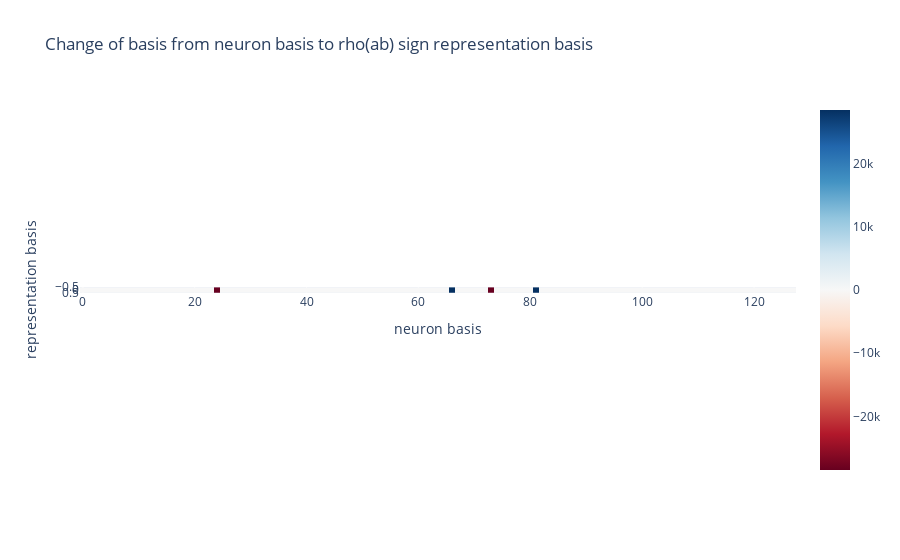
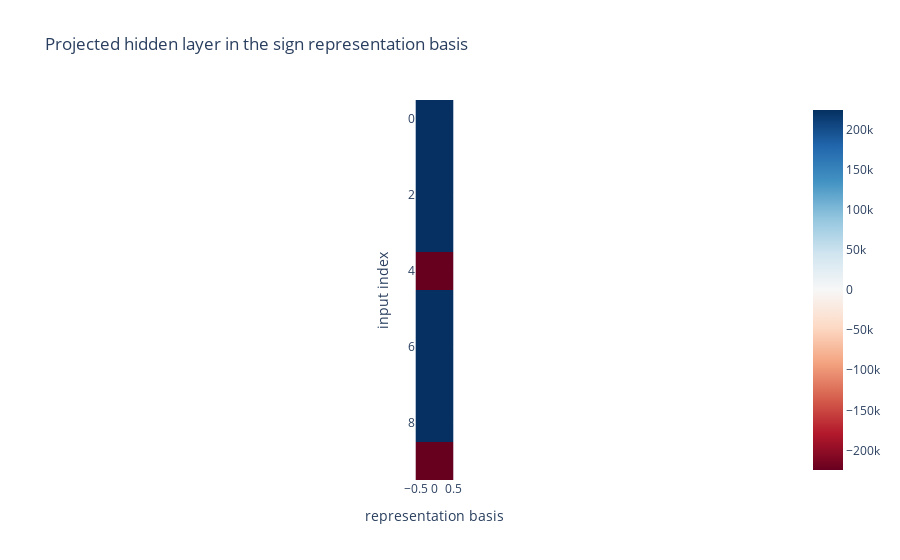
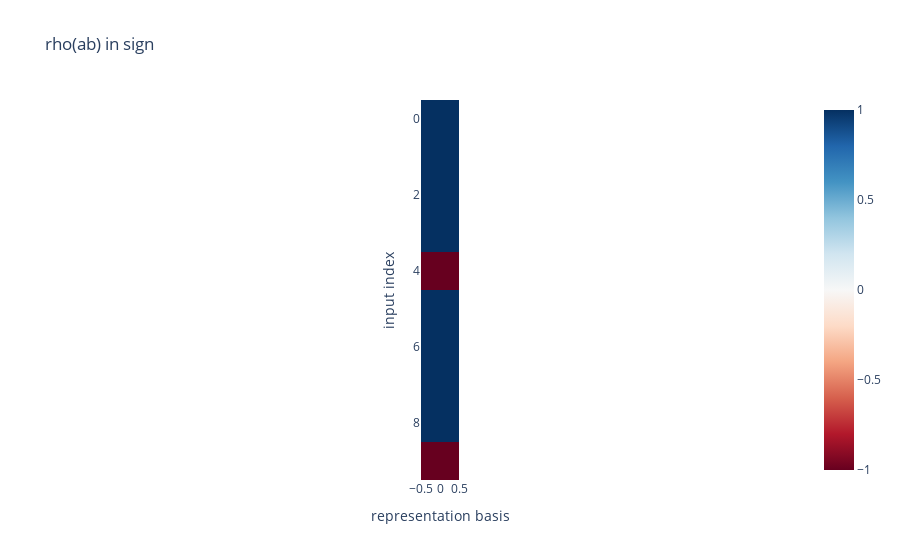
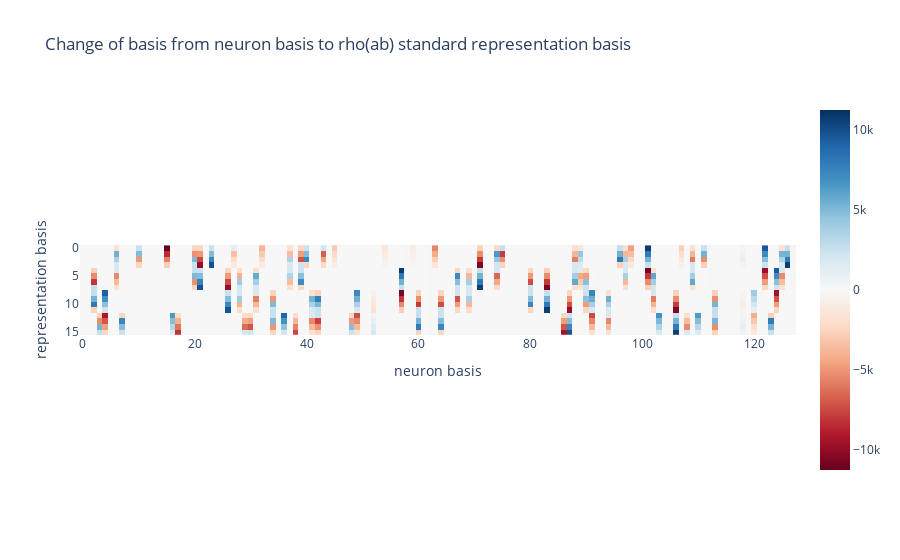

Here is the notebook cell these charts were saved with, in order:
### Code cell
# evidence: explicit extraction of \rho(ab). 

def projection_matrix_general(B):
    """Compute the projection matrix onto the space spanned by the columns of `B`
    Args:
        B: ndarray of dimension (D, M), the basis for the subspace
    
    Returns:
        P: the projection matrix
    """
    P = B @ (B.T @ B).inverse() @ B.T
    return P

hidden = activations['hidden'].reshape(group.order*group.order, -1)
hidden_to_reps_proj = {}
coefs = {}

for rep_name in key_reps:
    hidden_reps_xy = group.irreps[rep_name].hidden_reps_xy



    P = projection_matrix_general(hidden_reps_xy)
    hidden_xy = P @ hidden

    hidden_to_reps_proj[rep_name] = hidden_reps_xy.T @ hidden_xy

    imshow(hidden_to_reps_proj[rep_name], title=f'Change of basis from neuron basis to rho(ab) {rep_name} representation basis', input2='neuron basis', input1='representation basis', save=f'{save_dir}/hidden_to_{rep_name}_rep_change_of_basis.png')

    hidden_in_rep = hidden_xy @ hidden_to_reps_proj[rep_name].T

    theoretical_reps = hidden_reps_xy.reshape(group.order*group.order, -1)
    imshow(hidden_in_rep[:10], title=f'Projected hidden layer in the {rep_name} representation basis', input2='representation basis', input1='input index')
    imshow(theoretical_reps[:10], title=f'rho(ab) in {rep_name}', input2='representation basis', input1='input index')

    sim = F.cosine_similarity(hidden_in_rep.flatten(), theoretical_reps.flatten(), dim=0)
    print(f'Cosine similarity between hidden layer and theoretical representations: {sim}')

    # get the coef
    coef = (hidden_in_rep.norm() / theoretical_reps.norm())
    coefs[rep_name] = coef

### Figure 1 — Plotly figure (JSON) as saved in the notebook; plotly's stock layout.template omitted (floating-point values rounded to 4 significant figures)
{"data": [{"coloraxis": "coloraxis", "hovertemplate": "neuron basis: %{x}<br>representation basis: %{y}<br>color: %{z}<extra></extra>", "name": "0", "type": "heatmap", "xaxis": "x", "yaxis": "y", "z": [[2.022e-05, -2.102e-06, -0.001669, -0.002913, -0.001469, 21.56, 0.0009007, 0.002294, -2.768e-09, 3.034e-07, 0.0001833, 1.313e-07, 6.031e-06, -1.15e-06, -5.586e-09, -0.001279, -0.0001478, -0.003712, 1.17e-05, 1.21e-05, 0.0002588, 0.002313, 0.8437, 0.0004717, -28440.0, 0.5734, 0.002589, -0.000959, 0.003934, 0.003858, 0.00421, -0.0004831, -0.0005606, 1.246e-05, -0.002776, 0.04976, -0.001335, 5.996e-05, -0.004208, -0.004358, -0.002258, -0.00394, 0.002948, 0.0007571, -1.356e-07, 2.572e-05, 0.009261, 8.806e-06, -0.0008492, -0.000683, 6.768e-06, 0.9571, -0.0005241, 0.8715, 3.334e-05, 2.022e-08, -1.152e-08, 0.00306, 3.933e-05, 6.162e-05, -0.0005458, 0.4774, 0.0007785, -0.0008477, -0.002444, -9.37, 28420.0, 1.322e-05, -5.095e-09, 0.002449, -4.177e-06, 0.00126, 3.311e-09, -28390.0, 0.0004151, -0.0004567, 1.987, -4.611e-08, 0.356, -1.833, -0.00427, 28410.0, 4.08e-06, -0.0003987, -4.161e-05, 1.847, 0.001128, -0.0003897, -0.002544, -0.0007233, 0.001239, -0.001376, 6.195e-05, 7.753e-08, -0.00392, 9.95e-07, -2.899e-05, -0.0002334, -0.000684, -2.204e-05, -0.9663, -0.004016, -0.0002966, -0.0005243, -1.01e-06, -2.453, -0.001436, 0.0002448, 0.003114, -0.001546, -0.0005841, 0.001277, -0.0001465, 0.001483, 1.152e-07, -6.102e-06, -2.955e-05, -2.307e-06, -0.0001943, -9.451e-06, 4.637e-05, -0.4293, -0.001147, 0.001421, -0.001916, 0.0005157, -0.0001456, 0.0004185]]}], "layout": {"coloraxis": {"cmid": 0, "colorscale": [[0, "rgb(103,0,31)"], [0.1, "rgb(178,24,43)"], [0.2, "rgb(214,96,77)"], [0.3, "rgb(244,165,130)"], [0.4, "rgb(253,219,199)"], [0.5, "rgb(247,247,247)"], [0.6, "rgb(209,229,240)"], [0.7, "rgb(146,197,222)"], [0.8, "rgb(67,147,195)"], [0.9, "rgb(33,102,172)"], [1, "rgb(5,48,97)"]]}, "title": {"text": "Change of basis from neuron basis to rho(ab) sign representation basis"}, "xaxis": {"anchor": "y", "constrain": "domain", "domain": [0, 1], "scaleanchor": "y", "title": {"text": "neuron basis"}}, "yaxis": {"anchor": "x", "autorange": "reversed", "constrain": "domain", "domain": [0, 1], "title": {"text": "representation basis"}}}}

### Figure 2 — Plotly figure (JSON) as saved in the notebook; plotly's stock layout.template omitted (floating-point values rounded to 4 significant figures)
{"data": [{"coloraxis": "coloraxis", "hovertemplate": "representation basis: %{x}<br>input index: %{y}<br>color: %{z}<extra></extra>", "name": "0", "type": "heatmap", "xaxis": "x", "yaxis": "y", "z": [[224300.0], [224300.0], [224300.0], [224300.0], [-224300.0], [224300.0], [224300.0], [224300.0], [224300.0], [-224300.0]]}], "layout": {"coloraxis": {"cmid": 0, "colorscale": [[0, "rgb(103,0,31)"], [0.1, "rgb(178,24,43)"], [0.2, "rgb(214,96,77)"], [0.3, "rgb(244,165,130)"], [0.4, "rgb(253,219,199)"], [0.5, "rgb(247,247,247)"], [0.6, "rgb(209,229,240)"], [0.7, "rgb(146,197,222)"], [0.8, "rgb(67,147,195)"], [0.9, "rgb(33,102,172)"], [1, "rgb(5,48,97)"]]}, "title": {"text": "Projected hidden layer in the sign representation basis"}, "xaxis": {"anchor": "y", "constrain": "domain", "domain": [0, 1], "scaleanchor": "y", "title": {"text": "representation basis"}}, "yaxis": {"anchor": "x", "autorange": "reversed", "constrain": "domain", "domain": [0, 1], "title": {"text": "input index"}}}}

### Figure 3 — Plotly figure (JSON) as saved in the notebook; plotly's stock layout.template omitted (floating-point values rounded to 4 significant figures)
{"data": [{"coloraxis": "coloraxis", "hovertemplate": "representation basis: %{x}<br>input index: %{y}<br>color: %{z}<extra></extra>", "name": "0", "type": "heatmap", "xaxis": "x", "yaxis": "y", "z": [[1], [1], [1], [1], [-1], [1], [1], [1], [1], [-1]]}], "layout": {"coloraxis": {"cmid": 0, "colorscale": [[0, "rgb(103,0,31)"], [0.1, "rgb(178,24,43)"], [0.2, "rgb(214,96,77)"], [0.3, "rgb(244,165,130)"], [0.4, "rgb(253,219,199)"], [0.5, "rgb(247,247,247)"], [0.6, "rgb(209,229,240)"], [0.7, "rgb(146,197,222)"], [0.8, "rgb(67,147,195)"], [0.9, "rgb(33,102,172)"], [1, "rgb(5,48,97)"]]}, "title": {"text": "rho(ab) in sign"}, "xaxis": {"anchor": "y", "constrain": "domain", "domain": [0, 1], "scaleanchor": "y", "title": {"text": "representation basis"}}, "yaxis": {"anchor": "x", "autorange": "reversed", "constrain": "domain", "domain": [0, 1], "title": {"text": "input index"}}}}

### Figure 4 — Plotly figure (JSON) as saved in the notebook; plotly's stock layout.template omitted (floating-point values rounded to 4 significant figures; data arrays with more than 128 entries replaced by an {"elided": "..."} marker saying what was removed)
{"data": [{"coloraxis": "coloraxis", "hovertemplate": "neuron basis: %{x}<br>representation basis: %{y}<br>color: %{z}<extra></extra>", "name": "0", "type": "heatmap", "xaxis": "x", "yaxis": "y", "z": {"elided": "16x128 float values"}}], "layout": {"coloraxis": {"cmid": 0, "colorscale": [[0, "rgb(103,0,31)"], [0.1, "rgb(178,24,43)"], [0.2, "rgb(214,96,77)"], [0.3, "rgb(244,165,130)"], [0.4, "rgb(253,219,199)"], [0.5, "rgb(247,247,247)"], [0.6, "rgb(209,229,240)"], [0.7, "rgb(146,197,222)"], [0.8, "rgb(67,147,195)"], [0.9, "rgb(33,102,172)"], [1, "rgb(5,48,97)"]]}, "title": {"text": "Change of basis from neuron basis to rho(ab) standard representation basis"}, "xaxis": {"anchor": "y", "constrain": "domain", "domain": [0, 1], "scaleanchor": "y", "title": {"text": "neuron basis"}}, "yaxis": {"anchor": "x", "autorange": "reversed", "constrain": "domain", "domain": [0, 1], "title": {"text": "representation basis"}}}}
